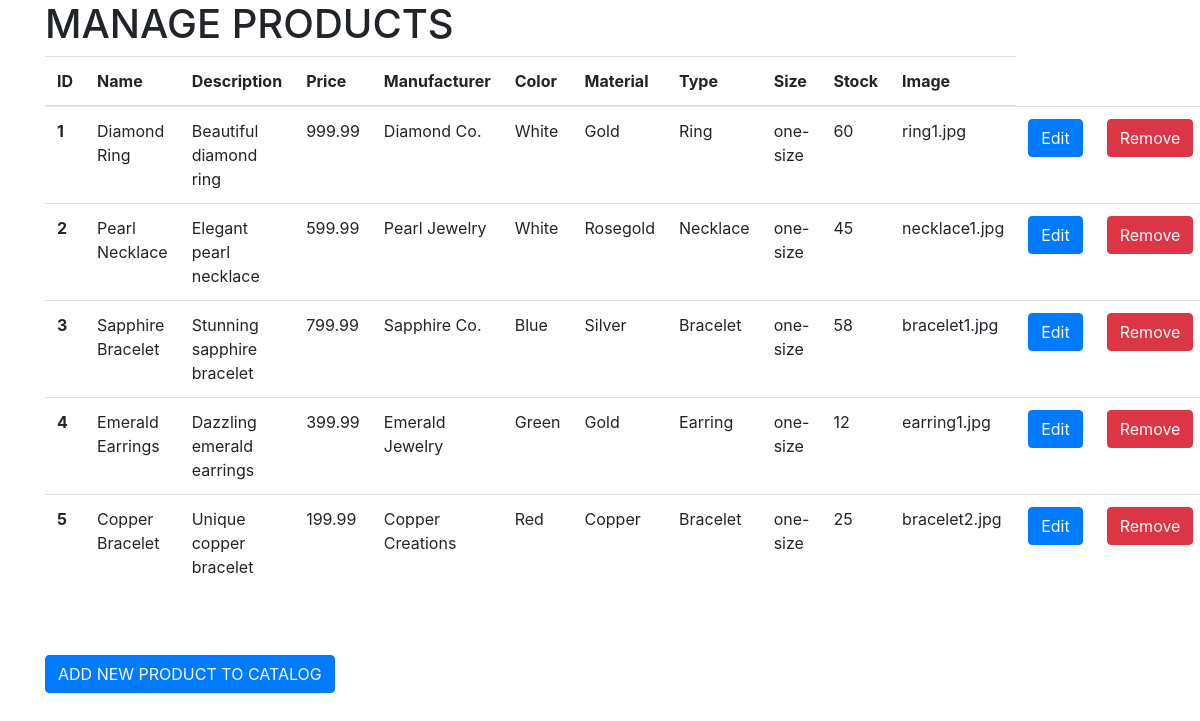
Screenshot of /Views/Product/display.php with the database file from the repository.
### tables this page shows
CREATE TABLE PRODUCT (
    PRODUCT_ID INT AUTO_INCREMENT PRIMARY KEY,
    NAME VARCHAR(35),
    DESCRIPTION TEXT,
    PRICE DECIMAL(10, 2),
    MANUFACTURER VARCHAR(35),
    COLOR VARCHAR(35),
    MATERIAL VARCHAR(35),
    TYPE VARCHAR(35),
    SIZE VARCHAR(50),
    STOCK INT,
    PRODUCT_IMAGE VARCHAR(75)
);

### Models/Product.php (called while the page is built, shortened)
<?php
class Product {
    private static $_connection = null;
    public function __construct() {
        if (self::$_connection == null) {
            $host = 'localhost';
            $user = 'root';
            $password = '';
            $dbname = 'shmewelry';
            self::$_connection = new mysqli($host, $user, $password, $dbname);
        }
    }
    public function getAll() {
        $SQL = 'SELECT * FROM PRODUCT';
        $result = self::$_connection->query($SQL);
        return $result->fetch_all(MYSQLI_ASSOC);
    }
}
?>

### Views/Product/display.php (the view, shortened to what this page needs)
<!DOCTYPE html>
<html lang="en">
<head>
    <link rel="stylesheet" href="https://cdn.jsdelivr.net/npm/bootstrap@4.0.0/dist/css/bootstrap.min.css">
</head>
<body>
    <div class="container">
        <h1>MANAGE PRODUCTS</h1>
        <table class="table">
            <thead>
                <tr>
                    <th scope="col">ID</th>
                    <th scope="col">Name</th>
                    <th scope="col" class="col-md-3">Description</th>
                    <th scope="col">Price</th>
                    <th scope="col">Manufacturer</th>
                    <th scope="col">Color</th>
                    <th scope="col">Material</th>
                    <th scope="col">Type</th>
                    <th scope="col">Size</th>
                    <th scope="col">Stock</th>
                    <th scope="col" class="col-md-3">Image</th>
                </tr>
            </thead>
            <tbody>
                <?php
                include '../../Models/Product.php';
                $productModel = new Product();
                $products = $productModel->getAll();
                foreach ($products as $product) {
                    echo '<tr>
                        <th scope="row">' . $product['PRODUCT_ID'] . '</th>
                        <td>' . $product['NAME'] . '</td>
                        <td>' . $product['DESCRIPTION'] . '</td>
                        <td>' . $product['PRICE'] . '</td>
                        <td>' . $product['MANUFACTURER'] . '</td>
                        <td>' . $product['COLOR'] . '</td>
                        <td>' . $product['MATERIAL'] . '</td>
                        <td>' . $product['TYPE'] . '</td>
                        <td>' . $product['SIZE'] . '</td>
                        <td>' . $product['STOCK'] . '</td>
                        <td>' . $product['PRODUCT_IMAGE'] . '</td>
                        <td><button class="btn btn-primary"><a href="edit.php?editid=' . $product['PRODUCT_ID'] . '" class="text-light">Edit</a></button></td>
                        <td><button class="btn btn-danger"><a href="remove.php?removeid=' . $product['PRODUCT_ID'] . '" class="text-light">Remove</a></button></td>
                    </tr>';
                }
                ?>
            </tbody>
        </table>
        <button class="btn btn-primary my-5"><a href="add.php" class="text-light">ADD NEW PRODUCT TO CATALOG</a></button>
    </div>
</body>
</html>

### rows the page displays
product: PRODUCT_ID "1", NAME "Diamond Ring", DESCRIPTION "Beautiful diamond ring", PRICE "999.99", MANUFACTURER "Diamond Co.", COLOR "White", MATERIAL "Gold", TYPE "Ring", SIZE "one-size", STOCK "60", PRODUCT_IMAGE "ring1.jpg"
product: PRODUCT_ID "2", NAME "Pearl Necklace", DESCRIPTION "Elegant pearl necklace", PRICE "599.99", MANUFACTURER "Pearl Jewelry", COLOR "White", MATERIAL "Rosegold", TYPE "Necklace", SIZE "one-size", STOCK "45", PRODUCT_IMAGE "necklace1.jpg"
product: PRODUCT_ID "3", NAME "Sapphire Bracelet", DESCRIPTION "Stunning sapphire bracelet", PRICE "799.99", MANUFACTURER "Sapphire Co.", COLOR "Blue", MATERIAL "Silver", TYPE "Bracelet", SIZE "one-size", STOCK "58", PRODUCT_IMAGE "bracelet1.jpg"
product: PRODUCT_ID "4", NAME "Emerald Earrings", DESCRIPTION "Dazzling emerald earrings", PRICE "399.99", MANUFACTURER "Emerald Jewelry", COLOR "Green", MATERIAL "Gold", TYPE "Earring", SIZE "one-size", STOCK "12", PRODUCT_IMAGE "earring1.jpg"
product: PRODUCT_ID "5", NAME "Copper Bracelet", DESCRIPTION "Unique copper bracelet", PRICE "199.99", MANUFACTURER "Copper Creations", COLOR "Red", MATERIAL "Copper", TYPE "Bracelet", SIZE "one-size", STOCK "25", PRODUCT_IMAGE "bracelet2.jpg"
